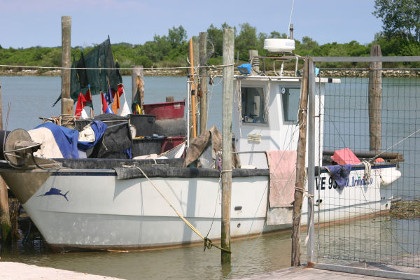
#> input picture imagefilter/boat-small.jpg, 420 x 280 px
$ python imagefilter-rank.py
#> lines starting #> are read from the running program, lines starting #| are printed output that depends on the picture
# Author:  Martin McBride
# Created: 2021-05-23
# Copyright (C) 2021, Martin McBride
# License: MIT

# Use the ranking filters.
# Create a final image with all the filters.

from PIL import Image, ImageFilter, ImageDraw, ImageFont

image = Image.open('boat-small.jpg')
#> image is the input picture: PIL image 420x280 RGB; mean R, G, B 143.2, 144.1, 140.7
min_image = image.filter(ImageFilter.MinFilter())
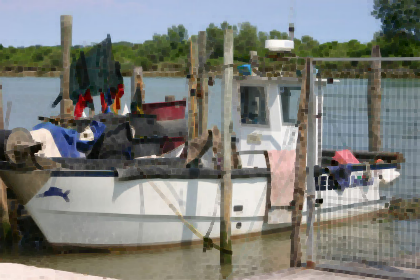
#> min_image: PIL image 420x280 RGB; mean R, G, B 124.2, 125.8, 121.3
max_image = image.filter(ImageFilter.MaxFilter())
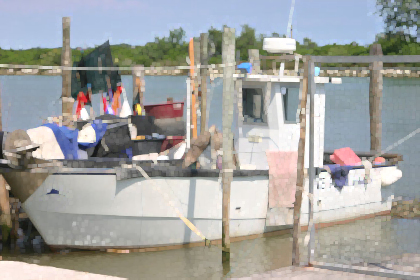
#> max_image: PIL image 420x280 RGB; mean R, G, B 161.9, 162.2, 159.8
median_image = image.filter(ImageFilter.MedianFilter())
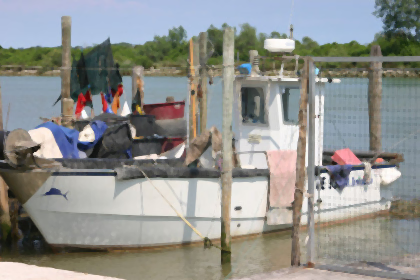
#> median_image: PIL image 420x280 RGB; mean R, G, B 143.2, 144.3, 140.7
mode_image = image.filter(ImageFilter.ModeFilter())
rank_image = image.filter(ImageFilter.RankFilter(3, 6))
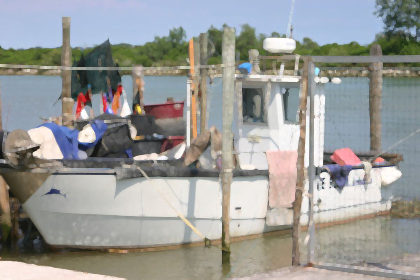
#> rank_image: PIL image 420x280 RGB; mean R, G, B 153.1, 153.7, 150.8

# Place the images in a grid, with captions
output_image = Image.new('RGB', (1280, 640), 'white')
#> output_image: PIL image 1280x640 RGB; every value is 255
draw = ImageDraw.Draw(output_image)
font = ImageFont.truetype("Arial.ttf", 20)

x, y = 0, 0
draw.text((x+10, y+285), "Min", font=font, fill=0)
output_image.paste(min_image, (x, y))

x, y = 430, 0
draw.text((x+10, y+285), "Max", font=font, fill=0)
output_image.paste(max_image, (x, y))

x, y = 860, 0
draw.text((x+10, y+285), "Median", font=font, fill=0)
output_image.paste(median_image, (x, y))
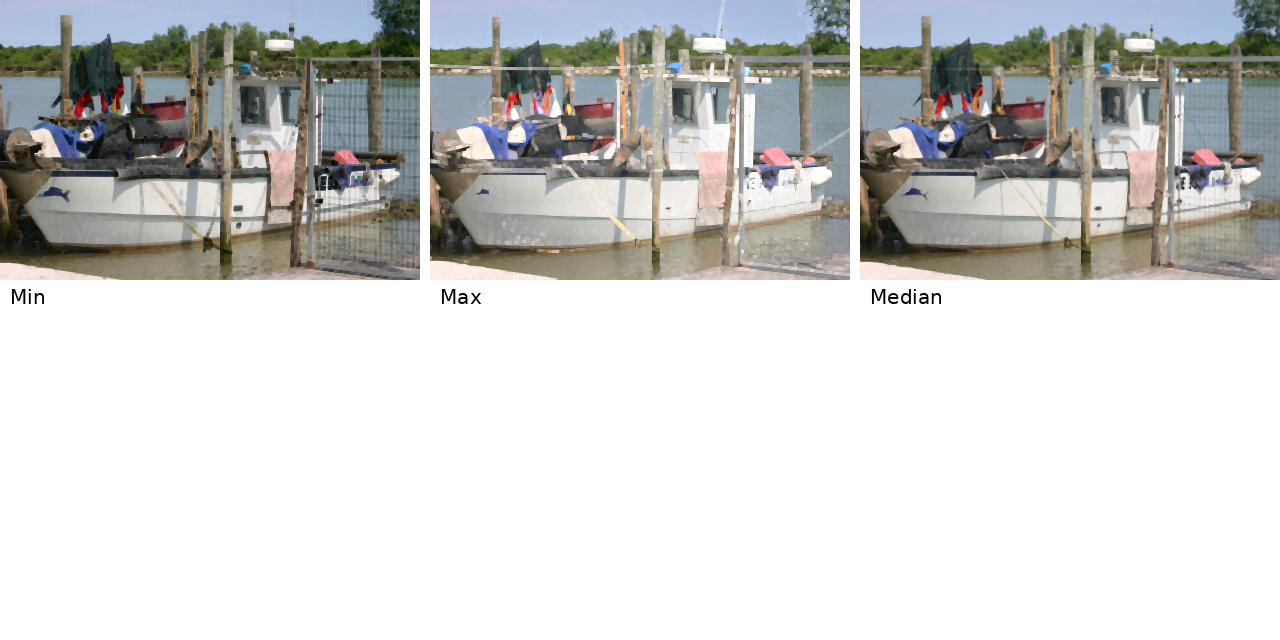
#> output_image: PIL image 1280x640 RGB; mean R, G, B 206.6, 207, 205.5

x, y = 0, 320
draw.text((x+10, y+285), "Mode", font=font, fill=0)
output_image.paste(mode_image, (x, y))
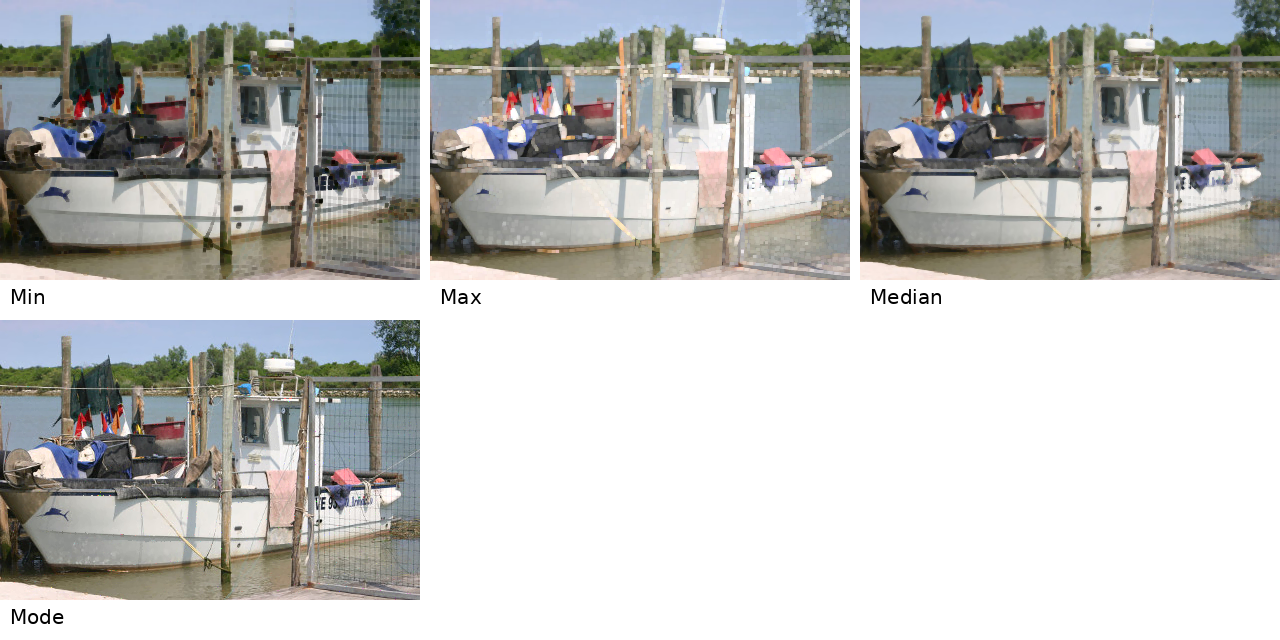
#> output_image: PIL image 1280x640 RGB; mean R, G, B 190.4, 191, 189

x, y = 430, 320
draw.text((x+10, y+285), "Rank 10", font=font, fill=0)
output_image.paste(rank_image, (x, y))
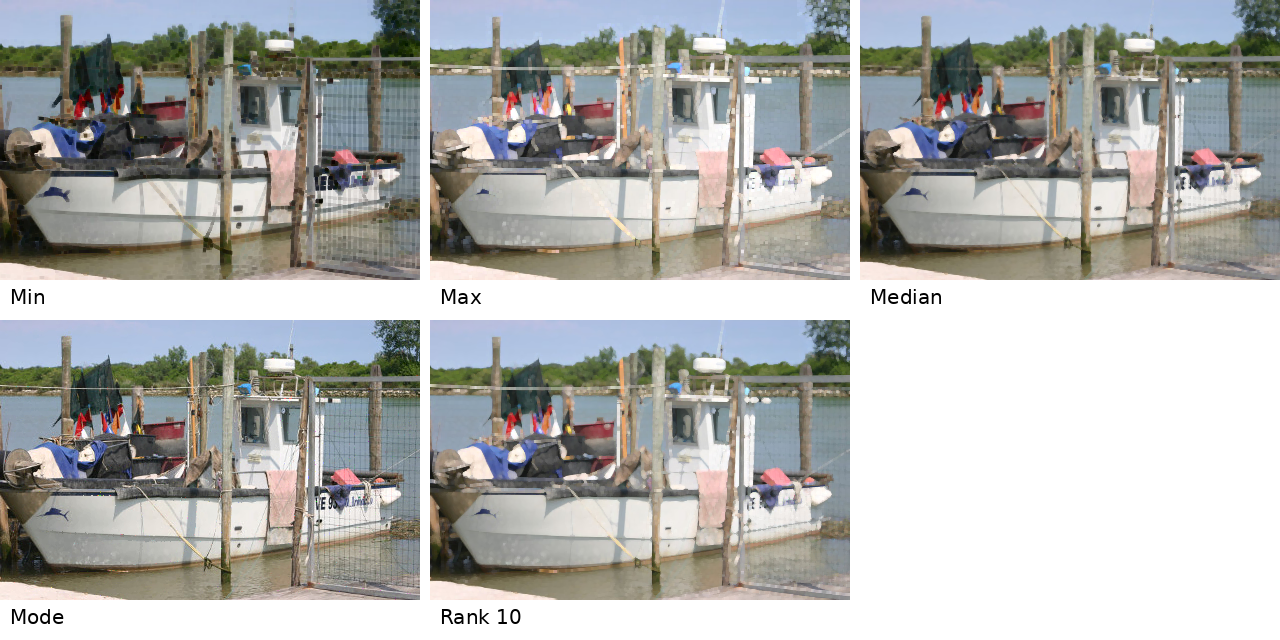
#> output_image: PIL image 1280x640 RGB; mean R, G, B 175.7, 176.4, 173.9

output_image.save('imagefilter-rank.jpg')
